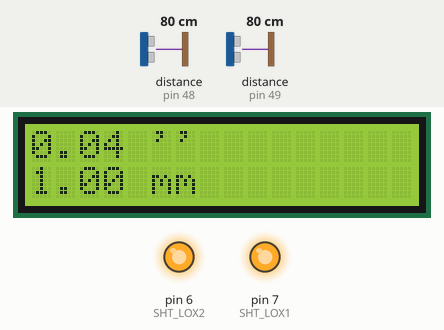
Simulated run of this sketch. Board: Arduino Mega 2560, built with avr-gcc and run on an emulated ATmega2560. Shown: 16×2 character LCD, output pins drawn as LEDs (lit = HIGH). The test bench sets the inputs (shaded band); at power-on: distance to the obstacle (sensors on pin 48, pin 49) 80 cm. What the sketch prints to the serial monitor is not drawn.

Above: at 1.4 s.
1.5 s: distance to the obstacle (sensor on pin 48) set to 250 cm
At 2.9 s:
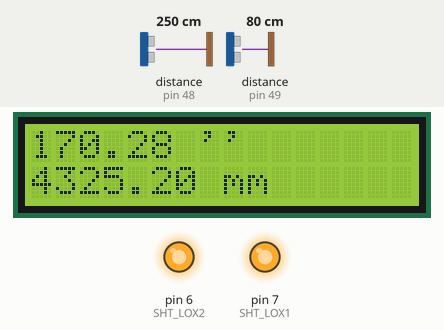
3.4 s: distance to the obstacle (sensor on pin 49) set to 2 cm
At 5.2 s:
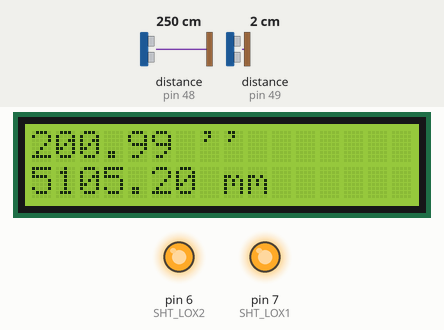
5.5 s: distance to the obstacle (sensor on pin 48) set to 2 cm
At 7.0 s:
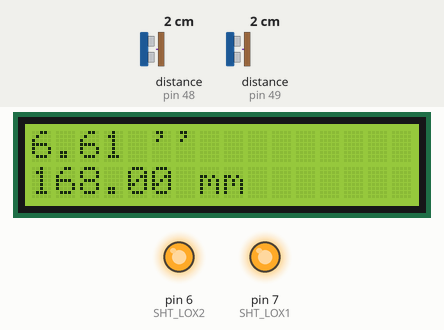
7.6 s: distance to the obstacle (sensor on pin 49) set to 4 cm
At 8.6 s:
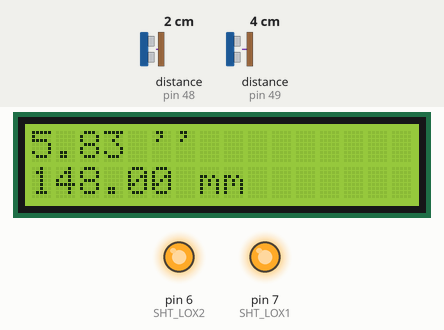
9.7 s: distance to the obstacle (sensor on pin 48) set to 4 cm
At 11.4 s:
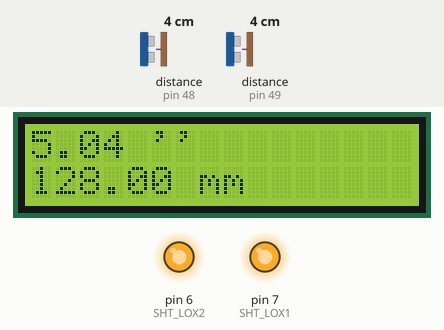
11.8 s: distance to the obstacle (sensor on pin 49) set to 9 cm
At 13.0 s:
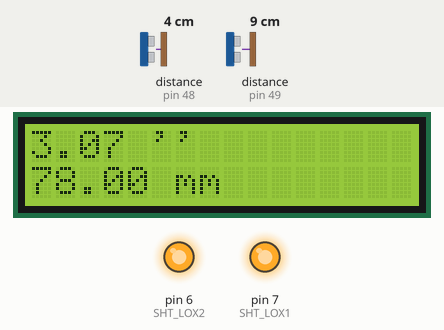
Timing chart, 0 to 14.8 s (numbered marks = the images above; inputs shaded):
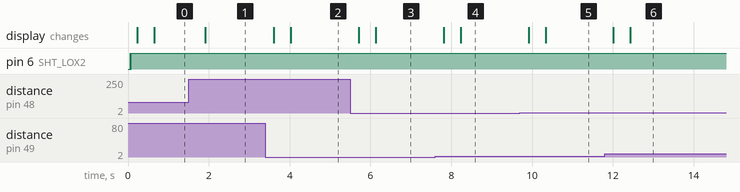

The sketch:

VernierLaser.ino
```cpp
#include "Adafruit_VL53L0X.h"

// address we will assign if dual sensor is present
#define LOX1_ADDRESS 0x30
#define LOX2_ADDRESS 0x31

// set the pins to shutdown
#define SHT_LOX1 7 // 35 for esp32 and mega
#define SHT_LOX2 6 // 32 for esp32 and mega

// objects for the vl53l0x
Adafruit_VL53L0X lox1 = Adafruit_VL53L0X();
Adafruit_VL53L0X lox2 = Adafruit_VL53L0X();

// this holds the measurement
VL53L0X_RangingMeasurementData_t measure1;
VL53L0X_RangingMeasurementData_t measure2;

int accuracy = 5;
int distance = 208;

int count = 0;
int sum1 = 0;

#include <Wire.h>
#include <LiquidCrystal_I2C.h>

LiquidCrystal_I2C lcd(0x27,16,2);

void setID() {
  // all reset
  digitalWrite(SHT_LOX1, LOW);
  digitalWrite(SHT_LOX2, LOW);
  delay(10);
  // all unreset
  digitalWrite(SHT_LOX1, HIGH);
  digitalWrite(SHT_LOX2, HIGH);
  delay(10);

  // activating LOX1 and resetting LOX2
  digitalWrite(SHT_LOX1, HIGH);
  digitalWrite(SHT_LOX2, LOW);

  // initing LOX1
  if(!lox1.begin(LOX1_ADDRESS,true)) {
    Serial.println(F("Failed to boot first VL53L0X"));
    while(1);
  }
  lox1.configSensor(Adafruit_VL53L0X::VL53L0X_SENSE_HIGH_ACCURACY);
  delay(10);

  // activating LOX2
  digitalWrite(SHT_LOX2, HIGH);
  delay(10);

  //initing LOX2
  if(!lox2.begin(LOX2_ADDRESS,true)) {
    Serial.println(F("Failed to boot second VL53L0X"));
    while(1);
  }
  lox2.configSensor(Adafruit_VL53L0X::VL53L0X_SENSE_HIGH_ACCURACY);
}

void setup() {
  delay(50);
  Serial.begin(115200);

  // wait until serial port opens for native USB devices
  while (! Serial) { delay(1); }

  pinMode(SHT_LOX1, OUTPUT);
  pinMode(SHT_LOX2, OUTPUT);

  Serial.println(F("Shutdown pins inited..."));

  digitalWrite(SHT_LOX1, LOW);
  digitalWrite(SHT_LOX2, LOW);

  Serial.println(F("Both in reset mode...(pins are low)"));


  Serial.println(F("Starting..."));
  setID();
  // initialize the lcd.
  lcd.init();
  lcd.init();
  // Print a message to the LCD.
  lcd.backlight();
  lcd.setCursor(3,0);
  lcd.print("Iniciando");
}


void loop() {
  lox1.rangingTest(&measure1, false); // pass in 'true' to get debug data printout!
  lox2.rangingTest(&measure2, false); // pass in 'true' to get debug data printout!

  int mm1 = measure1.RangeMilliMeter;
  int mm2 = measure2.RangeMilliMeter;

  Serial.print(mm1);
  Serial.print(", ");
  Serial.println(mm2);

  if(count < accuracy){
    count++;
    if(!mm1 == 0 && !mm2 == 0) {
      sum1 += distance - mm1 - mm2;
    }
  }else{
    float avarage1 = sum1 / (float) count;
    if(avarage1 <= 0){
      avarage1 = 1;
    }
    Serial.print("El objeto mide: ");
    Serial.println(avarage1);
    count = 0;
    sum1 = 0;
    lcd.clear();
    lcd.setCursor(0,0);
    lcd.print(avarage1 / 25.4);
    lcd.print(" ''");
    lcd.setCursor(0,1);
    lcd.print(avarage1);
    lcd.print(" mm");
  }
}
```

Measured:
- after the input at 1.5 s, the display: changes after 0.41 s (image 1)
- after the input at 3.4 s, the display: first changes after 0.20 s (image 2 shows a later state)
- after the input at 5.5 s, the display: first changes after 0.21 s (image 3 shows a later state)
- after the input at 7.6 s, the display: first changes after 0.21 s (image 4 shows a later state)
- after the input at 9.7 s, the display: first changes after 0.21 s (image 5 shows a later state)
- after the input at 11.8 s, the display: first changes after 0.21 s (image 6 shows a later state)
